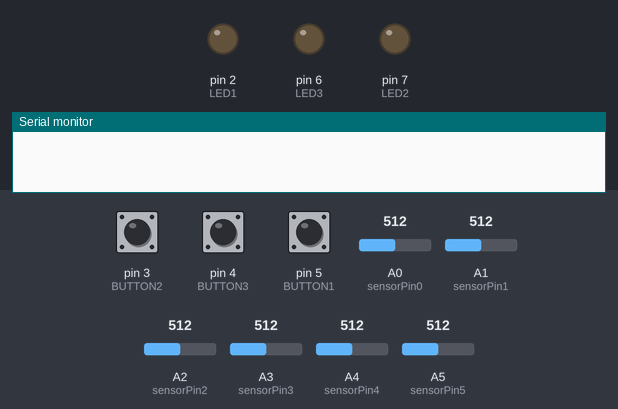
Bench run of a sketch on a simulated Arduino Uno, built with avr-gcc and run on an emulated ATmega328P. Parts: output pins drawn as LEDs (lit = HIGH), the last lines printed to the serial monitor. Dashed ring = blinking. The test bench sets the inputs (shaded band); at power-on: pin 4 (BUTTON3) LOW, pin 3 (BUTTON2) LOW, pin 5 (BUTTON1) LOW, A0 (sensorPin0) = 512, A1 (sensorPin1) = 512, A2 (sensorPin2) = 512, A3 (sensorPin3) = 512, A4 (sensorPin4) = 512, A5 (sensorPin5) = 512. Pins used as bus, display or sensor lines are not drawn.

Above: at 1.2 s.
1.3 s: pin 4 (BUTTON3) pulled HIGH for 1 s
At 1.7 s:
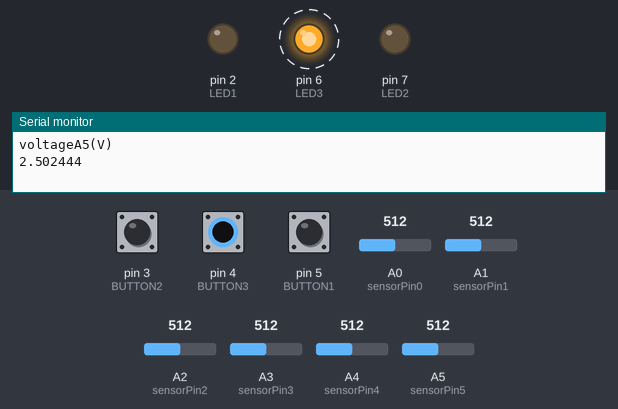
4.0 s: pin 3 (BUTTON2) pulled HIGH for 0.15 s
At 4.4 s:
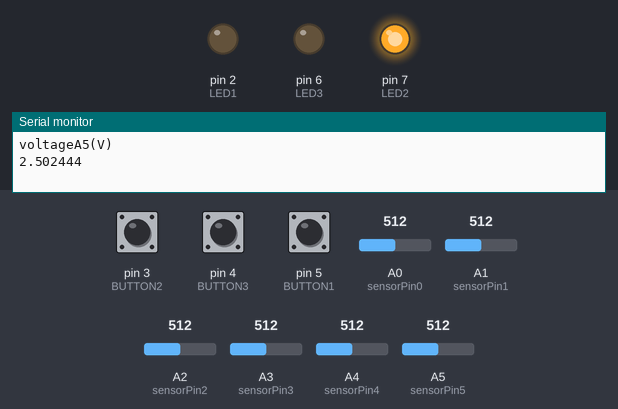
5.6 s: pin 5 (BUTTON1) pulled HIGH for 0.15 s
At 6.8 s:
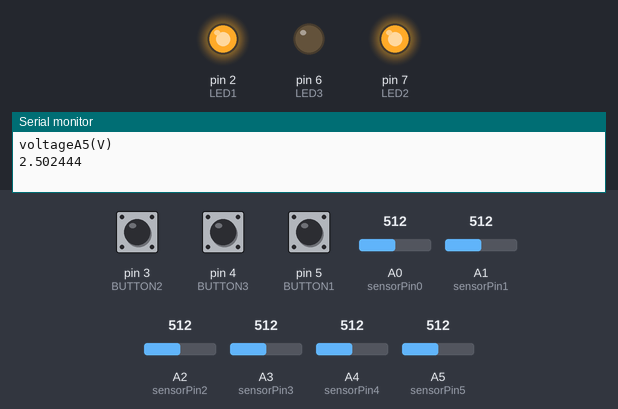
7.2 s: pin 4 (BUTTON3) pulled HIGH for 0.15 s
At 7.6 s:
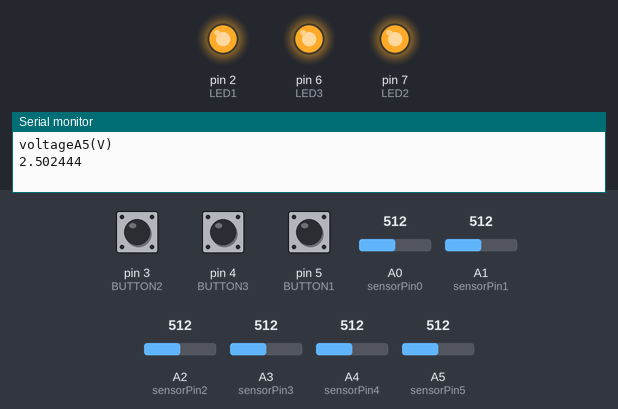
9.3 s: pin 3 (BUTTON2) pulled HIGH for 1 s
At 9.6 s:
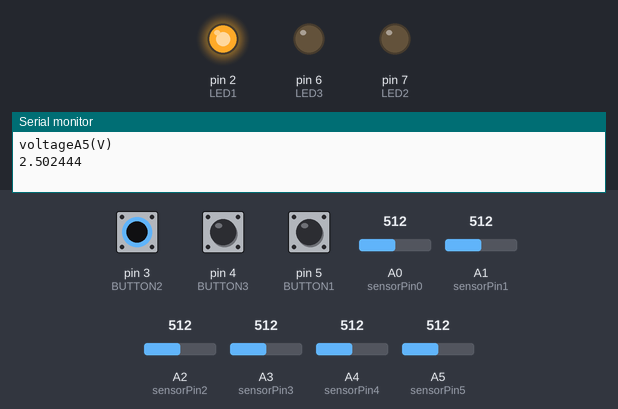
11.8 s: pin 4 (BUTTON3) pulled HIGH for 0.15 s
At 12.2 s:
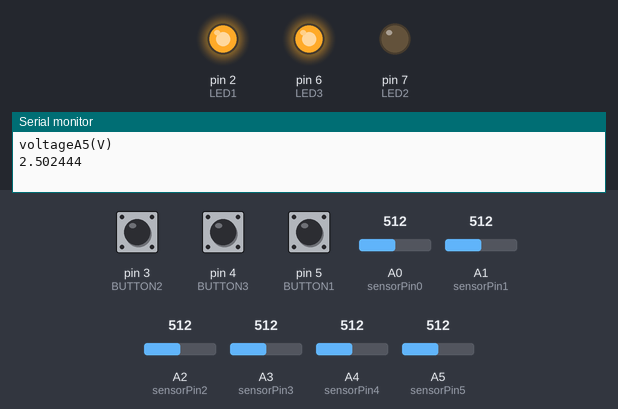
Timing chart, 0 to 14.8 s (numbered marks = the images above; inputs shaded):
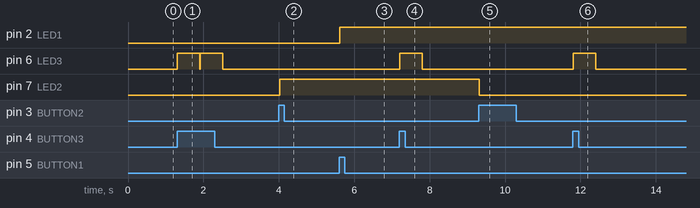

Measured:
- after the input at 1.3 s, pin 6 (LED3): alternates HIGH for 0.59 s and LOW for 0.02 s, 4 changes in all, then stays LOW, starting at once
- after the input at 4.0 s, pin 7 (LED2): LOW → HIGH at once
- after the input at 5.6 s, pin 2 (LED1): LOW → HIGH at once
- after the input at 7.2 s, pin 6 (LED3): LOW → HIGH at once, → LOW 0.59 s later
- after the input at 9.3 s, pin 7 (LED2): HIGH → LOW at once
- after the input at 11.8 s, pin 6 (LED3): LOW → HIGH at once, → LOW 0.59 s later

The sketch:

final2.ino
```cpp
const int LED3 = 6;
const int LED1 = 2;
const int LED2 = 7;
const int LED0 = 1;

const int BUTTON3 = 4;
const int BUTTON1 = 5;//the input pin where the
const int BUTTON2 = 3;//the input pin where the

int val3 = 0;
int old_val3 = 0;
int state3 = 0;


int val1 = 0;         //val will be used to store the state
                     //of the input pin
int old_val1 = 0;     //this variable stores the previous
                     //value of "val"
int state1 = 0;       //0 = LED off while 1 = LED on

int val2 = 0;         //val will be used to store the state
                     //of the input pin
int old_val2 = 0;     //this variable stores the previous
                     //value of "val"
int state2 = 0;       //0 = LED off while 1 = LED on


// Sensor Data

float sensorPin0 = A0;
float sensorValue0 = 0.0;

float sensorPin1 = A1;
float sensorValue1 = 1;

float sensorPin2 = A2;
float sensorValue2 = 0.0;

float sensorPin3 = A3;
float sensorValue3 = 0.0;

float sensorPin4 = A4;
float sensorValue4 = 0.0;

float sensorPin5 = A5;
float sensorValue5 = 0.0;

//shutter count
int shuttercount=0 ;
//shutter count


void setup() {
  // put your setup code here, to run once:
pinMode(LED3, OUTPUT); // sets the digital pin as output

pinMode(BUTTON3,INPUT);  //and the Button is an input


  // put your setup code here, to run once:
pinMode(LED1, OUTPUT); // sets the digital pin as output
pinMode(LED2, OUTPUT); // sets the digital pin as output
pinMode(BUTTON1,INPUT);  //and the Button is an input
pinMode(BUTTON2,INPUT);  //and the Button is an input


 // the signal pin (new addition)
pinMode(LED0, OUTPUT); // sets the digital pin as output

// Sensor Data
pinMode(sensorPin0, INPUT);

pinMode(sensorPin1, INPUT);

pinMode(sensorPin2, INPUT);

pinMode(sensorPin3, INPUT);

pinMode(sensorPin4, INPUT);

pinMode(sensorPin5, INPUT);

Serial.begin(9600);

}

void loop() {
  // put your main code here, to run repeatedly:

val3 = digitalRead(BUTTON3);//read input value and store it


if (val3 == HIGH){
  delay(10);
  digitalWrite(LED3, HIGH);  // turns the LED on

  // this is a new addition
  digitalWrite(LED0, HIGH);  // turns the LED on

//shutter count
shuttercount = shuttercount+1 ;
Serial.print("Shutter Count = ");
Serial.print(shuttercount);
Serial.print("  //////////////////////////////////");
Serial.println("   ");
//shutter count

// get the data0////////////////////////////
sensorValue0 = analogRead(sensorPin0);
float voltageA0 = sensorValue0*(5.0/1023.0);
Serial.print("voltageA0(V)");
Serial.println("   ");
Serial.println(voltageA0 , 6);
Serial.println("   ");
// get the data1
sensorValue1 = analogRead(sensorPin1);
float voltageA1 = sensorValue1*(5.0/1023.0);
Serial.print("voltageA1(V)");
Serial.println("   ");
Serial.println(voltageA1 , 6);
Serial.println("   ");
// get the data2
sensorValue2 = analogRead(sensorPin2);
float voltageA2 = sensorValue2*(5.0/1023.0);
Serial.print("voltageA2(V)");
Serial.println("   ");
Serial.println(voltageA2 , 6);
Serial.println("   ");
// get the data3
sensorValue3 = analogRead(sensorPin3);
float voltageA3 = sensorValue3*(5.0/1023.0);
Serial.print("voltageA3(V)");
Serial.println("   ");
Serial.println(voltageA3 , 6);
Serial.println("   ");
// get the data4
sensorValue4 = analogRead(sensorPin4);
float voltageA4 = sensorValue4*(5.0/1023.0);
Serial.print("voltageA4(V)");
Serial.println("   ");
Serial.println(voltageA4 , 6);
Serial.println("   ");
// get the data5
sensorValue5 = analogRead(sensorPin5);
float voltageA5 = sensorValue5*(5.0/1023.0);
Serial.print("voltageA5(V)");
Serial.println("   ");
Serial.println(voltageA5 , 6);
Serial.println("   ");
//Sensor Data//////////////////////////


  delay(400);
  digitalWrite(LED3, LOW);  // turns the LED off
  digitalWrite(LED0, LOW);  // turns the LED off

  delay(10);
}

  // put your main code here, to run repeatedly:

val1 = digitalRead(BUTTON1);//read input value and store it
val2 = digitalRead(BUTTON2);//read input value and store it

if ((val1 == HIGH)&&(old_val1==LOW)){
  delay(10);
}
if ((val1 == HIGH)&&(old_val1==LOW)){
  state1 = 1 - state1;
  delay(10);
}

if ((val2 == HIGH)&&(old_val2==LOW)){
  delay(10);
}
if ((val2 == HIGH)&&(old_val2==LOW)){
  state2 = 1 - state2;
  delay(10);
}

old_val1 = val1;          //val is now old, let's store it
old_val2 = val2;          //val is now old, let's store it

if (state1 == 1){
digitalWrite(LED1, HIGH); // turns the LED on

}else{
digitalWrite(LED1, LOW);  // turns the LED off
}

if (state2 == 1){
digitalWrite(LED2, HIGH); // turns the LED on

}else{
digitalWrite(LED2, LOW);  // turns the LED off
}


}
```
